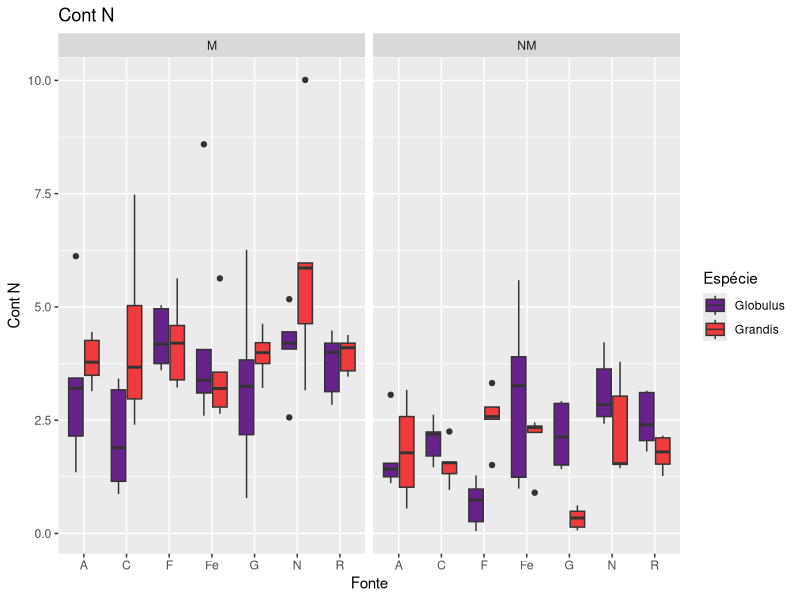
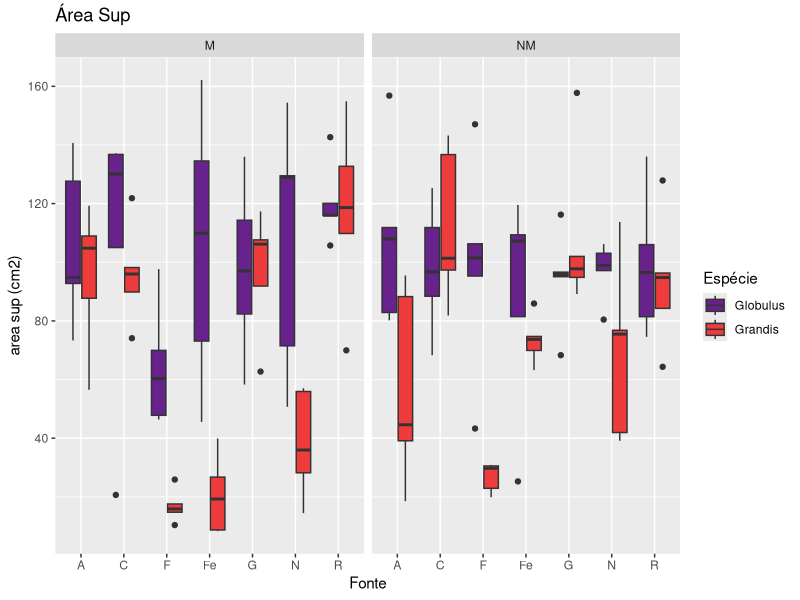
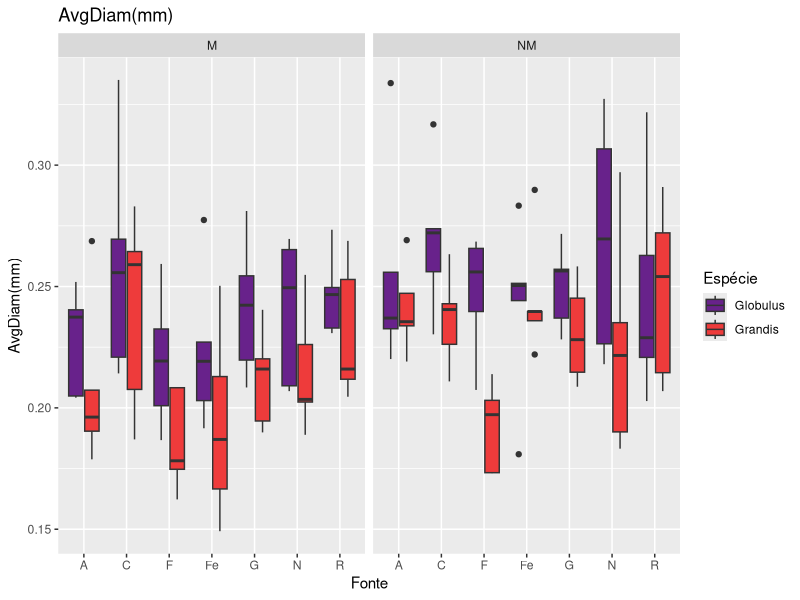
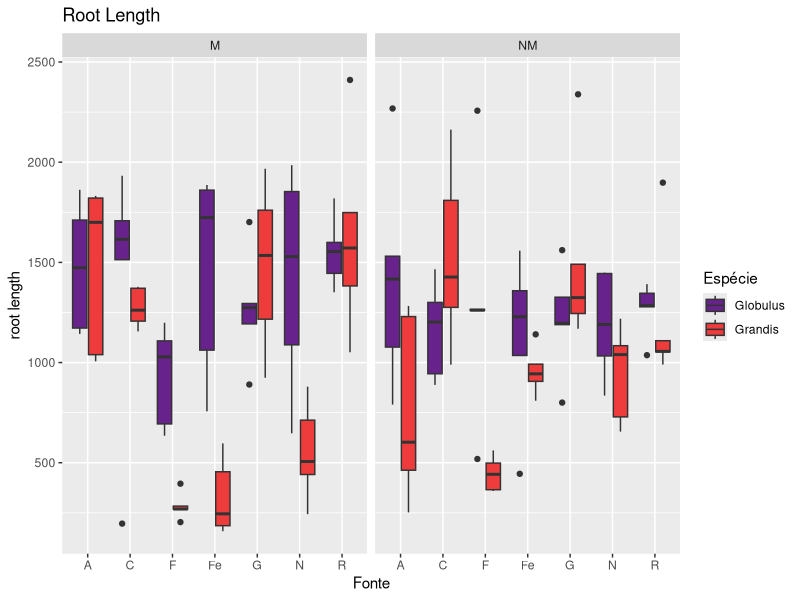
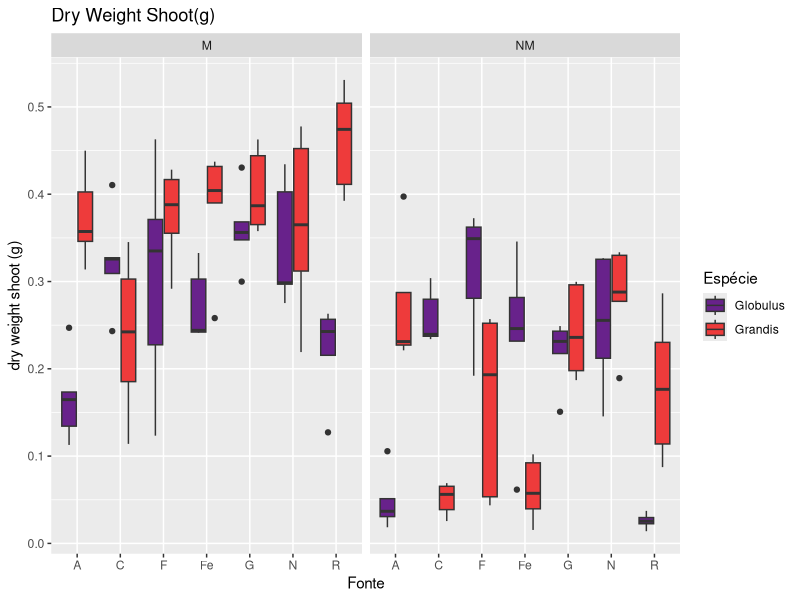
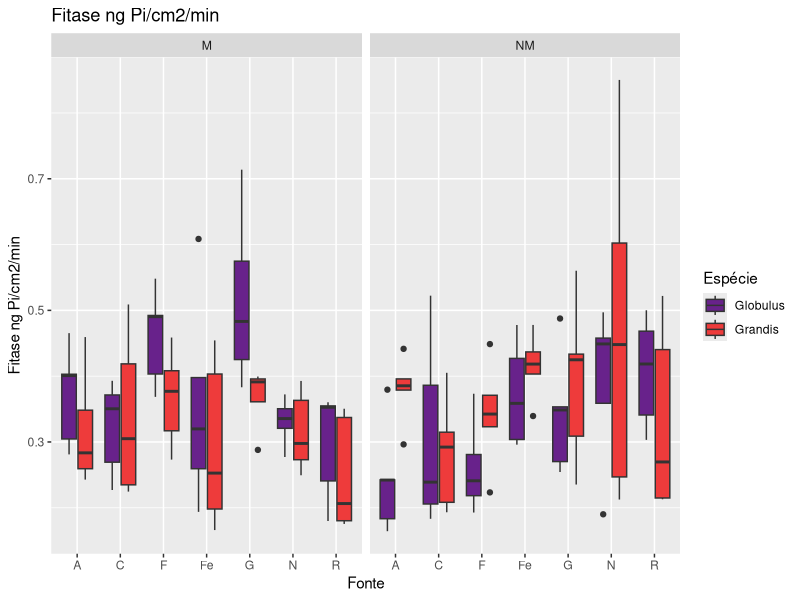
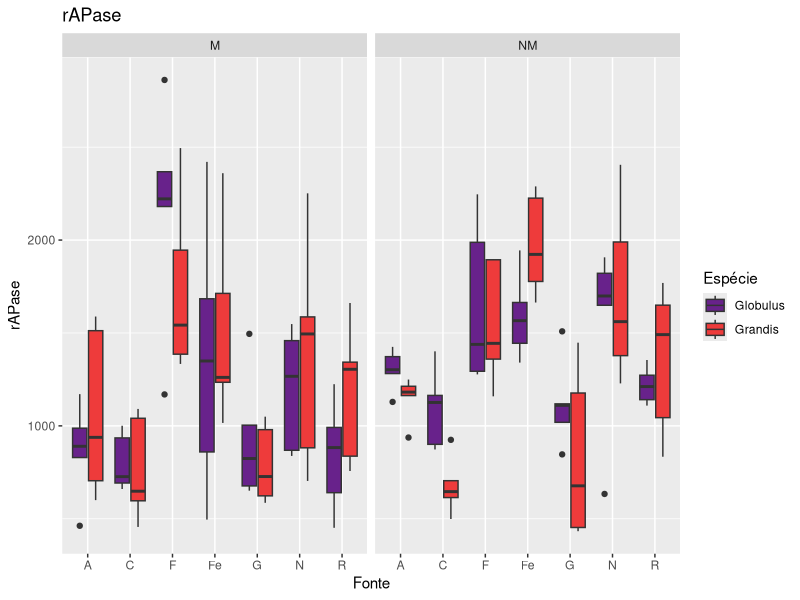

These figures' R source, in order:
## ---- chunk 1
knitr::opts_chunk$set(echo = FALSE)
## ---- chunk 2
library("ggpubr")
## ---- chunk 3
library(tidyverse)
## ---- chunk 4
library(readxl)
## ---- chunk 5
library(kableExtra)
## ---- chunk 6
library("patchwork")
## ---- chunk 7
dadosplantas<-read_excel("Dados.xlsx",sheet="5 reps")
## ---- chunk 8
dadosplantas%>%ggplot(aes(as.factor(Fonte),`cont N`,fill=Esp))+geom_boxplot()+ggtitle("Cont N")+xlab("Fonte")+ylab("Cont N")+labs(fill="Espécie")+scale_fill_manual(values =
                      c("darkorchid4", "brown2"))+facet_wrap(~Micorriza)
## ---- chunk 9
dadosplantas%>%ggplot(aes(as.factor(Fonte),`area sup (cm2)`,fill=Esp))+geom_boxplot()+ggtitle("Área Sup")+scale_fill_manual(values =
                      c("darkorchid4", "brown2"))+xlab("Fonte")+labs(fill="Espécie")+facet_wrap(~Micorriza)
## ---- chunk 10
dadosplantas%>%ggplot(aes(as.factor(Fonte),`AvgDiam(mm)`,fill=Esp))+geom_boxplot()+ggtitle("AvgDiam(mm)")+xlab("Fonte")+labs(fill="Espécie")+scale_fill_manual(values = c("darkorchid4", "brown2"))+facet_wrap(~Micorriza)
## ---- chunk 11
dadosplantas%>%ggplot(aes(as.factor(Fonte),`root length`,fill=Esp))+geom_boxplot()+ggtitle("Root Length")+xlab("Fonte")+labs(fill="Espécie")+scale_fill_manual(values =
                      c("darkorchid4", "brown2"))+facet_wrap(~Micorriza)
## ---- chunk 12
dadosplantas%>%ggplot(aes(as.factor(Fonte),`dry weight shoot (g)`,fill=Esp))+geom_boxplot()+ggtitle("Dry Weight Shoot(g) ")+xlab("Fonte")+labs(fill="Espécie")+scale_fill_manual(values =
                      c("darkorchid4", "brown2"))+facet_wrap(~Micorriza)
## ---- chunk 13
dadosplantas%>%ggplot(aes(as.factor(Fonte),`Fitase ng Pi/cm2/min`,fill=Esp))+geom_boxplot()+ggtitle("Fitase ng Pi/cm2/min ")+xlab("Fonte")+labs(fill="Espécie")+scale_fill_manual(values =
                      c("darkorchid4", "brown2"))+facet_wrap(~Micorriza)
## ---- chunk 14
dadosplantas%>%ggplot(aes(as.factor(Fonte),`rAPase`,fill=Esp))+geom_boxplot()+ggtitle("rAPase")+xlab("Fonte")+labs(fill="Espécie")+scale_fill_manual(values =
                      c("darkorchid4", "brown2"))+facet_wrap(~Micorriza)
## ---- chunk 15
estatisticacontN<-dadosplantas%>%group_by(Micorriza,Esp,Fonte)%>%summarise(Mínimo=round(min(`cont N`),2),Média=round(mean(`cont N`),2),Mediana=round(median(`cont N`),2),Máximo=round(max(`cont N`),2),Variância=round(var(`cont N`),2),Desvio_Padrão=round(sd(`cont N`),2))
estatisticacontN%>%kable(caption = "Estatística Descritiva cont N por Micorriza,Espécie e Fonte")%>%kable_styling(latex_options=c("HOLD_position"))
## ---- chunk 16
estatisticaareasupcm2<-dadosplantas%>%group_by(Micorriza,Esp,Fonte)%>%summarise(Mínimo=round(min(`area sup (cm2)`),2),Média=round(mean(`area sup (cm2)`),2),Mediana=round(median(`area sup (cm2)`),2),Máximo=round(max(`area sup (cm2)`),2),Variância=round(var(`area sup (cm2)`),2),Desvio_Padrão=round(sd(`area sup (cm2)`),2))
estatisticaareasupcm2%>%kable(caption = "Estatística Descritiva area sup (cm2) por Micorriza,Espécie e Fonte")%>%kable_styling(latex_options=c("HOLD_position"))
## ---- chunk 17
estatisticaAvgDiammm<-dadosplantas%>%group_by(Micorriza,Esp,Fonte)%>%summarise(Mínimo=round(min(`AvgDiam(mm)`),2),Média=round(mean(`AvgDiam(mm)`),2),Mediana=round(median(`AvgDiam(mm)`),2),Máximo=round(max(`AvgDiam(mm)`),2),Variância=round(var(`AvgDiam(mm)`),4),Desvio_Padrão=round(sd(`AvgDiam(mm)`),2))
estatisticaAvgDiammm%>%kable(caption = "Estatística Descritiva área AvgDiam(mm) por Micorriza,Espécie e Fonte")%>%kable_styling(latex_options=c("HOLD_position"))
## ---- chunk 18
estatisticarootlength<-dadosplantas%>%group_by(Micorriza,Esp,Fonte)%>%summarise(Mínimo=round(min(`root length`),2),Média=round(mean(`root length`),2),Mediana=round(median(`root length`),2),Máximo=round(max(`root length`),2),Variância=round(var(`root length`),2),Desvio_Padrão=round(sd(`root length`),2))
estatisticarootlength%>%kable(caption = "Estatística Descritiva área root length por Micorriza,Espécie e Fonte")%>%kable_styling(latex_options=c("HOLD_position"))
## ---- chunk 19
estatisticadryweightshoot<-dadosplantas%>%group_by(Micorriza,Esp,Fonte)%>%summarise(Mínimo=round(min(`dry weight shoot (g)`),2),Média=round(mean(`dry weight shoot (g)`),2),Mediana=round(median(`dry weight shoot (g)`),2),Máximo=round(max(`dry weight shoot (g)`),2),Variância=round(var(`dry weight shoot (g)`),2),Desvio_Padrão=round(sd(`dry weight shoot (g)`),2))
estatisticadryweightshoot%>%kable(caption = "Estatística Descritiva dry weight shoot por Micorriza,Espécie e Fonte")%>%kable_styling(latex_options=c("HOLD_position"))
## ---- chunk 20
estatisticaFitasengPi<-dadosplantas%>%group_by(Micorriza,Esp,Fonte)%>%summarise(Mínimo=round(min(`Fitase ng Pi/cm2/min`),2),Média=round(mean(`Fitase ng Pi/cm2/min`),2),Mediana=round(median(`Fitase ng Pi/cm2/min`),2),Máximo=round(max(`Fitase ng Pi/cm2/min`),2),Variância=round(var(`Fitase ng Pi/cm2/min`),2),Desvio_Padrão=round(sd(`Fitase ng Pi/cm2/min`),2))
estatisticaFitasengPi%>%kable(caption = "Estatística Descritiva Fitase ng Pi/cm2/min por Micorriza,Espécie e Fonte")%>%kable_styling(latex_options=c("HOLD_position"))
## ---- chunk 21
estatisticarAPase<-dadosplantas%>%group_by(Micorriza,Esp,Fonte)%>%summarise(Mínimo=round(min(`rAPase`),2),Média=round(mean(`rAPase`),2),Mediana=round(median(`rAPase`),2),Máximo=round(max(`rAPase`),2),Variância=round(var(`rAPase`),2),Desvio_Padrão=round(sd(`rAPase`),2))
estatisticaFitasengPi%>%kable(caption = "Estatística Descritiva rAPase por Micorriza,Espécie e Fonte")%>%kable_styling(latex_options=c("HOLD_position"))
